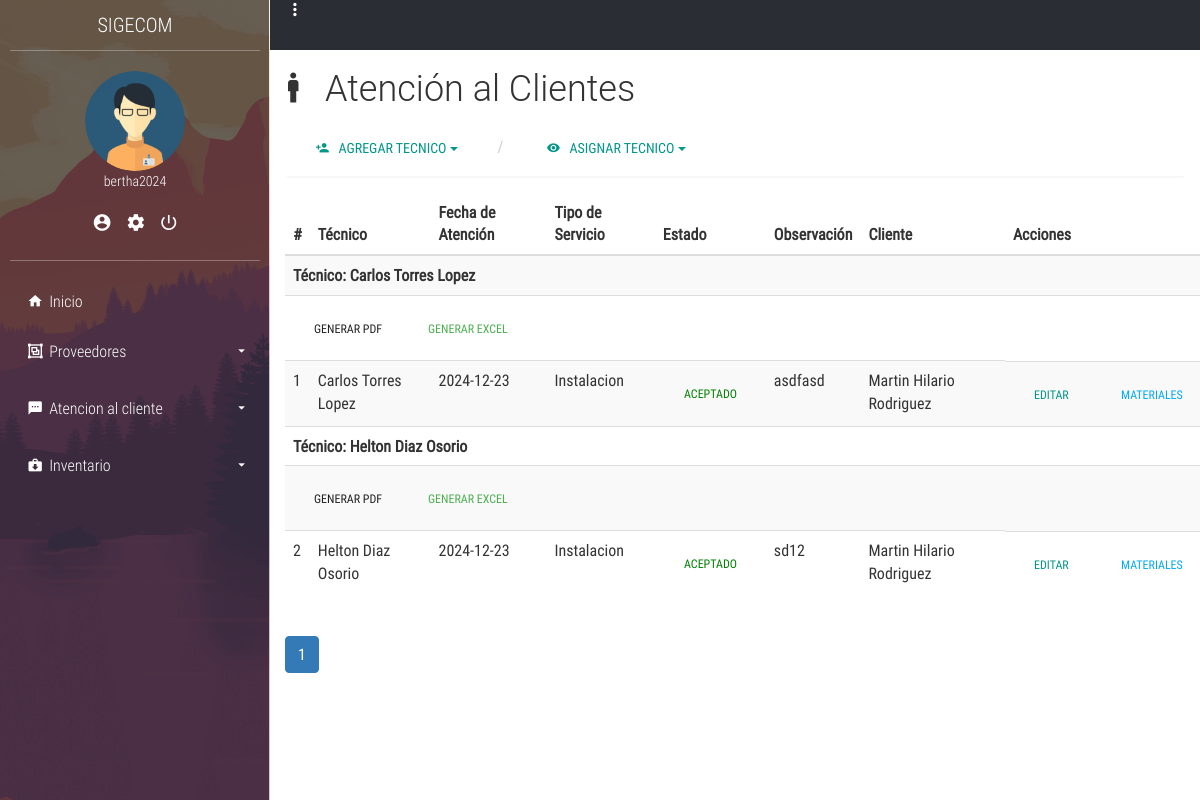
Page /tecnico/lista_tecnicos_asignados.php (signed in) on the committed database.
### tables this page shows
CREATE TABLE IF NOT EXISTS `usuario` (
  `ID_usuario` int NOT NULL AUTO_INCREMENT,
  `id_personal` int DEFAULT NULL,
  `Nombre_usuario` varchar(50) NOT NULL,
  `Correo` varchar(250) DEFAULT NULL,
  `password` varchar(100) NOT NULL,
  `ID_tipousuario` int DEFAULT NULL,
  `Estado` int DEFAULT '1',
  `confirmado` int NOT NULL DEFAULT '0',
  `codigo` varchar(4) DEFAULT NULL,
  `token` int DEFAULT NULL,
  `fecha` timestamp NOT NULL,
  PRIMARY KEY (`ID_usuario`),
  KEY `ID_tipousuario` (`ID_tipousuario`),
  KEY `id_Personal` (`id_personal`)
);

CREATE TABLE IF NOT EXISTS `detalle_cliente_tecnico` (
  `Id_det_cliente_tecnico` int NOT NULL AUTO_INCREMENT,
  `ID_tecnico` int NOT NULL,
  `ID_tipo_servicio` int DEFAULT NULL,
  `ID_usuario` int NOT NULL,
  `Fecha_atencion` date NOT NULL,
  `Observacion` varchar(250) DEFAULT NULL,
  `Estado` int DEFAULT '1',
  `ID_atencion_cliente` int DEFAULT NULL,
  PRIMARY KEY (`Id_det_cliente_tecnico`),
  KEY `detalle_cliente_tecnico_ibfk_2` (`ID_tecnico`),
  KEY `fk_tipo_servicio_detalle_cliente_tecnico` (`ID_tipo_servicio`),
  KEY `ID_usuario` (`ID_usuario`),
  KEY `ID_antencion_cliente` (`ID_atencion_cliente`)
);

CREATE TABLE IF NOT EXISTS `personal` (
  `ID_personal` int NOT NULL AUTO_INCREMENT,
  `Dni` varchar(10) NOT NULL,
  `Nombre` varchar(100) NOT NULL,
  `Apellido_paterno` varchar(250) NOT NULL,
  `Apellido_materno` varchar(250) NOT NULL,
  `Celular` varchar(11) NOT NULL,
  `Direccion` varchar(250) NOT NULL,
  `ID_cargo` int DEFAULT NULL,
  `Estado` varchar(50) DEFAULT NULL,
  PRIMARY KEY (`ID_personal`),
  KEY `fk_cargo_personal` (`ID_cargo`)
);

CREATE TABLE IF NOT EXISTS `tipo_servicio` (
  `ID_tipo_servicio` int NOT NULL AUTO_INCREMENT,
  `Nom_servicio` varchar(11) NOT NULL,
  `Estado` int DEFAULT '1',
  PRIMARY KEY (`ID_tipo_servicio`)
);

CREATE TABLE IF NOT EXISTS `cliente` (
  `ID_cliente` int NOT NULL AUTO_INCREMENT,
  `Dni` varchar(10) NOT NULL,
  `Nombre` varchar(100) NOT NULL,
  `Apellido_paterno` varchar(100) NOT NULL,
  `Apellido_materno` varchar(250) NOT NULL,
  `Dirección` varchar(100) NOT NULL,
  `Celular` varchar(11) NOT NULL,
  `Correo_Electronico` varchar(150) DEFAULT NULL,
  `Estado` int DEFAULT '1',
  PRIMARY KEY (`ID_cliente`)
);

### app/config.php (called while the page is built, shortened)
<?php
$URL = "http://localhost/sigecom/";

### layout/sesion.php (called while the page is built, shortened)
<?php
if (isset($_SESSION['sesion_usuario'])) {
    $nombre_usuario_sesion = $_SESSION['sesion_usuario'];
    $sql = "SELECT u.ID_usuario, u.Nombre_usuario, u.ID_tipousuario, tu.Nombre_tipousuario as rol, p.ID_cargo, u.Correo
            FROM usuario as u
            INNER JOIN tipo_usuario as tu ON u.ID_tipousuario = tu.ID_tipousuario
            INNER JOIN personal as p ON u.id_personal = p.ID_personal
            WHERE Nombre_usuario = :nombre_usuario_sesion";
    $query = $pdo->prepare($sql);
    $query->execute(['nombre_usuario_sesion' => $nombre_usuario_sesion]);
    $usuarios = $query->fetchAll(PDO::FETCH_ASSOC);
    foreach ($usuarios as $usuario) {
        $nombres_sesion = $usuario['Nombre_usuario'];
        $rol_sesion = $usuario['rol'];
    }
} else {
    echo "no existe sesion";
    header('Location: ' . $URL . '/login');
}

### tecnico/lista_tecnicos_asignados.php (the view, shortened to what this page needs)
<?php
include('../app/config.php');
include('../layout/sesion.php');
include('../layout/parte1.php');
include('../layout/tecnico.php');
$id_detalle_cliente_tecnico = 'Id_det_cliente_tecnico';
$id_tecnico = 'ID_tecnico';
$id_tipo_servicio = 'ID_tipo_servicio';
$id_atencion_cliente = 'ID_atencion_cliente';
$fecha_atencion = 'Fecha_atencion';
$observacion = 'Observacion';
$estado = 'Estado';
try {
    $query = "SELECT dct.$id_tecnico, dct.$id_atencion_cliente, ac.id_cliente, c.Dni, c.Nombre, c.Apellido_paterno, c.Apellido_materno, dct.$id_tipo_servicio, ts.Nom_servicio AS tipo_servicio_nombre, p.Nombre AS tecnico_nombre, p.Apellido_paterno AS tecnico_apellido_paterno, p.Apellido_materno AS tecnico_apellido_materno, ts.Estado AS tipo_servicio_estado, dct.$fecha_atencion, dct.$observacion, dct.$estado, dct.$id_detalle_cliente_tecnico
              FROM detalle_cliente_tecnico dct
              INNER JOIN atencion_cliente ac ON dct.$id_atencion_cliente = ac.ID
              INNER JOIN cliente c ON ac.id_cliente = c.ID_cliente
              INNER JOIN tecnico t ON dct.$id_tecnico = t.ID_tecnico
              INNER JOIN personal p ON t.id_personal = p.ID_personal
              INNER JOIN tipo_servicio ts ON dct.$id_tipo_servicio = ts.ID_tipo_servicio
              ORDER BY dct.$id_tecnico, dct.$id_atencion_cliente";
    $stmt = $pdo->prepare($query);
    $stmt->execute();
    $tecnicos = $stmt->fetchAll(PDO::FETCH_ASSOC);
} catch (PDOException $e) {
    echo "<div class='alert alert-danger'>Error: " . $e->getMessage() . "</div>";
    exit;
}
$currentTecnico = null;
$contador = 0;
$tecnicosHtml = "<table class='table table-hover table-striped rounded'>";
$tecnicosHtml .= "<thead>
        <tr>
            <th>#</th>
            <th>Técnico</th>
            <th>Fecha de Atención</th>
            <th>Tipo de Servicio</th>
            <th>Estado</th>
            <th>Observación</th>
            <th>Cliente</th>
            <th>Acciones</th>
        </tr>
    </thead>
    <tbody>";
$totalTecnicos = count($tecnicos);
$itemsPerPage = 5;
$currentPage = isset($_GET['page']) ? (int)$_GET['page'] : 1;
$startIndex = ($currentPage - 1) * $itemsPerPage;
$totalPages = ceil($totalTecnicos / $itemsPerPage);
$tecnicosPagina = array_slice($tecnicos, $startIndex, $itemsPerPage);
foreach ($tecnicosPagina as $tecnico) {
    $nombreTecnicoActual = "{$tecnico['tecnico_nombre']} {$tecnico['tecnico_apellido_paterno']} {$tecnico['tecnico_apellido_materno']}";
    if ($currentTecnico !== $nombreTecnicoActual) {
        $currentTecnico = $nombreTecnicoActual;
        $tecnicosHtml .= "<tr class='table-info'>
            <td colspan='8'><strong>Técnico: " . htmlspecialchars($currentTecnico) . "</strong></td>
        </tr>";
        $tecnicosHtml .= "<tr>
            <td colspan='8'>
                <a href='generar_reporte_pdf.php?id_tecnico=" . urlencode($tecnico[$id_tecnico]) . "' class='btn btn-secondary btn-sm me-2'>
                    <i class='fas fa-file-pdf'></i> Generar PDF
                </a>
                <a href='generar_reporte_excel.php?id_tecnico=" . urlencode($tecnico[$id_tecnico]) . "' class='btn btn-success btn-sm'>
                    <i class='fas fa-file-excel'></i> Generar Excel
                </a>
            </td>
        </tr>";
    }
    $idDetalleClienteTecnico = isset($tecnico[$id_detalle_cliente_tecnico]) ? $tecnico[$id_detalle_cliente_tecnico] : null;
    $tecnicosHtml .= "<tr id='fila_$idDetalleClienteTecnico'>
            <td>" . htmlspecialchars($contador + 1) . "</td>
            <td>" . htmlspecialchars($currentTecnico) . "</td>
            <td>" . htmlspecialchars($tecnico[$fecha_atencion]) . "</td>
            <td>" . htmlspecialchars($tecnico['tipo_servicio_nombre']) . "</td>
            <td>";
    switch ($tecnico[$estado]) {
        case 1:
            $tecnicosHtml .= "<button class='btn btn-success btn-sm' style='color: green;' onclick='openModal($idDetalleClienteTecnico)'>Aceptado</button>";
            break;
    }
   $tecnicosHtml .= "</td>
            <td>" . htmlspecialchars($tecnico[$observacion]) . "</td>
            <td>" . htmlspecialchars("{$tecnico['Nombre']} {$tecnico['Apellido_paterno']} {$tecnico['Apellido_materno']}") . "</td>
            <td style='display: flex; gap: 10px;'>
                <button type='button' class='btn btn-primary btn-sm' onclick=\"window.location.href='editar_tecnico_designado.php?id=$idDetalleClienteTecnico'\">Editar</button>
                <button type='button' class='btn btn-info btn-sm' onclick=\"window.location.href='mas_detalles.php?id=$idDetalleClienteTecnico'\">Materiales</button>
                <button type='button' class='btn btn-danger btn-sm' onclick=\"openDeleteModal($idDetalleClienteTecnico)\">Eliminar</button>
            </td>
        </tr>";
    $contador++;
}
$tecnicosHtml .= "</tbody></table>";
$tecnicosHtml .= "<nav><ul class='pagination'>";
for ($i = 1; $i <= $totalPages; $i++) {
    $activeClass = ($i === $currentPage) ? 'active' : '';
    $tecnicosHtml .= "<li class='page-item $activeClass'><a class='page-link' href='?page=$i'>$i</a></li>";
}
$tecnicosHtml .= "</ul></nav>";
?>
<div class="container mt-5">
    <div class="table-responsive">
        <?php echo $tecnicosHtml; ?>
    </div>
</div>

### layout/parte1.php (shortened to what this page needs)
<!DOCTYPE html>
<html lang="es">
<head>
	<link rel="stylesheet" href="<?php echo $URL; ?>/plant/css/main.css">
</head>
<body>
	<section class="full-box cover dashboard-sideBar">
		<div class="full-box dashboard-sideBar-ct">
			<div class="full-box text-uppercase text-center text-titles dashboard-sideBar-title">
				SIGECOM <i class="zmdi zmdi-close btn-menu-dashboard visible-xs"></i>
			</div>
			<div class="full-box dashboard-sideBar-UserInfo">
				<figure class="full-box">
					<img src="<?php echo $URL; ?>/plant/assets/avatars/AdminMaleAvatar.png" alt="UserIcon">
					<figcaption class="text-center text-titles"><?php echo $nombres_sesion; ?></figcaption>
				</figure>
				<ul class="full-box list-unstyled text-center">
					<li>
						<a href="<?php echo $URL; ?>/my_data" title="Mis datos">
							<i class="zmdi zmdi-account-circle"></i>
						</a>
					</li>
					<li>
						<a href="<?php echo $URL; ?>/my_account" title="Mi cuenta">
							<i class="zmdi zmdi-settings"></i>
						</a>
					</li>
					<li>
    <a href="#" title="Cerrar Sesión" onclick="confirmacionCerrarSesion(event)">
        <i class="zmdi zmdi-power"></i>
    </a>
</li>
				</ul>
			</div>
			<ul class="list-unstyled full-box dashboard-sideBar-Menu">
				<li>
					<a href="<?php echo $URL; ?>/home.php">
						<i class="zmdi zmdi-home zmdi-hc-fw"></i> Inicio
					</a>
				</li>
				<?php if ($rol_sesion !== "tecnico"): ?>
				<li>
					<a href="#!" class="btn-sideBar-SubMenu">
						<i class="zmdi zmdi-group zmdi-hc-fw"></i> Proveedores <i class="zmdi zmdi-caret-down pull-right"></i>
					</a>
					<ul class="list-unstyled full-box">
					</ul>
				</li>
<?php endif; ?>
				<?php if ($rol_sesion !== "tecnico"): ?>
				<li>
					<a href="#!" class="btn-sideBar-SubMenu">
						<i class="zmdi zmdi-comment-more zmdi-hc-fw"></i> Atencion al cliente<i class="zmdi zmdi-caret-down pull-right"></i>
					</a>
					<ul class="list-unstyled full-box">
					</ul>
				</li>
				<?php endif; ?>
				<?php if ($rol_sesion !== "tecnico"): ?>
				<li>
					<a href="#!" class="btn-sideBar-SubMenu">
						<i class="zmdi zmdi-case-download zmdi-hc-fw"></i> Inventario <i class="zmdi zmdi-caret-down pull-right"></i>
					</a>
					<ul class="list-unstyled full-box">
					</ul>
				</li>
				<?php endif; ?>
			</ul>
		</div>
	</section>
	<section class="full-box dashboard-contentPage">
		<nav class="full-box dashboard-Navbar">
			<ul class="full-box list-unstyled text-right">
				<li class="pull-left">
					<a href="#!" class="btn-menu-dashboard"><i class="zmdi zmdi-more-vert"></i></a>
				</li>
			</ul>
		</nav>
</body>
</html>

### plant/css/main.css (style rules this page uses)
body, html { background-color: #fff; width: 100%; height: 100%; margin: 0; padding: 0; position: relative; font-size: 16px; font-family: 'RobotoCondensed'; overflow: hidden; }
.full-box { margin: 0; padding: 0; width: 100%; box-sizing: border-box; }
.cover { background: 50% 50% no-repeat; background-size: cover; }
.text-titles { font-family: 'RobotoCondensedLight' }
.dashboard-sideBar, .dashboard-contentPage { position: absolute; top: 0; height: 100%; transition: all .3s ease-in-out; }
.dashboard-sideBar, .dashboard-sideBar-ct { width: 270px; }
.dashboard-sideBar { left: 0; z-index: 2; background-image: url('../assets/img/sideBar.png'); border-right: 1px solid rgba(255, 255, 255, .7); overflow: hidden; }
.dashboard-sideBar-ct { position: relative; height: 100%; background-color: rgba(42, 45, 52, 0.7); padding: 0 10px; padding-bottom: 30px; }
.dashboard-sideBar-title, .dashboard-sideBar-title > i { height: 50px; line-height: 50px; color: #fff; font-size: 20px; }
.dashboard-sideBar-title { position: relative; }
.dashboard-sideBar-UserInfo { border-top: 1px solid rgba(255, 255, 255, .3); border-bottom: 1px solid rgba(255, 255, 255, .3); color: #fff; font-size: 14px; padding: 20px 0; }
.dashboard-sideBar-UserInfo figure img { width: 100px; height: 100px; border-radius: 100%; display: block; margin: 0 auto; }
.dashboard-sideBar-UserInfo ul { margin-top: 15px; }
.dashboard-sideBar-UserInfo ul > li, .dashboard-sideBar-UserInfo ul > li > a { display: inline-block; color: #fff; }
.dashboard-sideBar-UserInfo ul > li > a { outline: none; font-size: 20px; padding: 7px; transition: all .3s ease-in-out; }
.dashboard-sideBar-Menu { padding-top: 15px; }
.dashboard-sideBar-Menu > li, .dashboard-sideBar-Menu > li > a, .dashboard-sideBar-Menu > li > ul > li, .dashboard-sideBar-Menu > li > ul > li > a { line-height: 50px; font-family: "RobotoCondensedLight"; display: block; color: #fff; text-decoration: none; border-radius: 4px; transition: all .3s ease-in-out; position: relative; }
.dashboard-sideBar-Menu > li > a > i.zmdi-caret-down { line-height: 50px; transition: all .3s ease-in-out; }
.dashboard-sideBar-Menu > li > a { padding: 0 15px; box-sizing: border-box; height: 50px; outline: none; }
.dashboard-sideBar-Menu > li > ul { position: relative; padding-top: 7px; height: 0; overflow: hidden; }
.dashboard-contentPage { right: 0; z-index: 1; padding-left: 270px; }
.dashboard-Navbar, .dashboard-Navbar > ul, .dashboard-Navbar > ul >li, .dashboard-Navbar > ul > li > a { height: 50px; line-height: 50px; }
.dashboard-Navbar > ul > li > a { outline: none; }
.dashboard-Navbar { background-color: #2A2D34; overflow: hidden; }
.dashboard-Navbar > ul >li, .dashboard-Navbar > ul > li > a { display: inline-block; width: 50px; text-align: center; color: #fff; margin: 0; padding: 0; font-size: 20px; transition: all .3s ease-in-out; position: relative; }

### tecnico/lista_tecnicos_asignados.php (style rules this page uses)
.table-responsive { width: 90%; overflow-x: auto; }
table { table-layout: auto; }
.btn { padding: 8px 16px; font-size: 1em; cursor: pointer; border-radius: 4px; border: none; }

### rows in the picture
usuario: Nombre_usuario "bertha2024"
detalle_cliente_tecnico: personal.Nombre+Apellido_paterno+Apellido_materno "Carlos Torres Lopez", Fecha_atencion "2024-12-23", ID_tipo_servicio.Nom_servicio "Instalacion", Observacion "asdfasd", cliente.Nombre+Apellido_paterno+Apellido_materno "Martin Hilario Rodriguez"
detalle_cliente_tecnico: personal.Nombre+Apellido_paterno+Apellido_materno "Helton Diaz Osorio", Fecha_atencion "2024-12-23", ID_tipo_servicio.Nom_servicio "Instalacion", Observacion "sd12", cliente.Nombre+Apellido_paterno+Apellido_materno "Martin Hilario Rodriguez"
